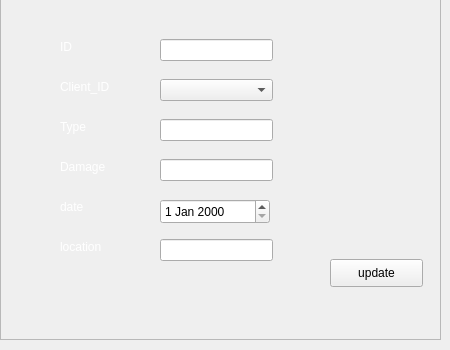
       <widget class="QWidget" name="UpdateAccident">
        <widget class="QFrame" name="frame_3">
         <property name="geometry">
          <rect>
           <x>0</x>
           <y>-1</y>
           <width>441</width>
           <height>341</height>
          </rect>
         </property>
         <property name="styleSheet">
          <string notr="true"/>
         </property>
         <property name="frameShape">
          <enum>QFrame::StyledPanel</enum>
         </property>
         <property name="frameShadow">
          <enum>QFrame::Raised</enum>
         </property>
         <widget class="QLabel" name="AccidentUpdateIDline">
          <property name="geometry">
           <rect>
            <x>60</x>
            <y>40</y>
            <width>56</width>
            <height>16</height>
           </rect>
          </property>
          <property name="styleSheet">
           <string notr="true">
									   QLabel{
									   color:white
									   }
								   </string>
          </property>
          <property name="text">
           <string>ID</string>
          </property>
         </widget>
         <widget class="QLabel" name="AccidentUpdateClientIDline">
          <property name="geometry">
           <rect>
            <x>60</x>
            <y>80</y>
            <width>56</width>
            <height>16</height>
           </rect>
          </property>
          <property name="styleSheet">
           <string notr="true">
									   QLabel{
									   color:white
									   }
								   </string>
          </property>
          <property name="text">
           <string>Client_ID</string>
          </property>
         </widget>
         <widget class="QLabel" name="AccidentUpdateTypeline">
          <property name="geometry">
           <rect>
            <x>60</x>
            <y>120</y>
            <width>56</width>
            <height>16</height>
           </rect>
          </property>
          <property name="styleSheet">
           <string notr="true">
									   QLabel{
									   color:white
									   }
								   </string>
          </property>
          <property name="text">
           <string>Type</string>
          </property>
         </widget>
         <widget class="QLabel" name="AccidentUpdateDamageline">
          <property name="geometry">
           <rect>
            <x>60</x>
            <y>160</y>
            <width>56</width>
            <height>16</height>
           </rect>
          </property>
          <property name="styleSheet">
           <string notr="true">
									   QLabel{
									   color:white
									   }
								   </string>
          </property>
          <property name="text">
           <string>Damage</string>
          </property>
         </widget>
         <widget class="QLabel" name="AccidentUpdateDateline">
          <property name="geometry">
           <rect>
            <x>60</x>
            <y>200</y>
            <width>56</width>
            <height>16</height>
           </rect>
          </property>
          <property name="styleSheet">
           <string notr="true">
									   QLabel{
									   color:white
									   }
								   </string>
          </property>
          <property name="text">
           <string>date</string>
          </property>
         </widget>
         <widget class="QLabel" name="AccidentUpdateLocationline">
          <property name="geometry">
           <rect>
            <x>60</x>
            <y>240</y>
            <width>56</width>
            <height>16</height>
           </rect>
          </property>
          <property name="styleSheet">
           <string notr="true">
									   QLabel{
									   color:white
									   }
								   </string>
          </property>
          <property name="text">
           <string>location</string>
          </property>
         </widget>
         <widget class="QLineEdit" name="AccidentUpdateID">
          <property name="geometry">
           <rect>
            <x>160</x>
            <y>40</y>
            <width>113</width>
            <height>22</height>
           </rect>
          </property>
         </widget>
         <widget class="QLineEdit" name="AccidentUpdateType">
          <property name="geometry">
           <rect>
            <x>160</x>
            <y>120</y>
            <width>113</width>
            <height>22</height>
           </rect>
          </property>
         </widget>
         <widget class="QLineEdit" name="AccidentUpdateDamage">
          <property name="geometry">
           <rect>
            <x>160</x>
            <y>160</y>
            <width>113</width>
            <height>22</height>
           </rect>
          </property>
         </widget>
         <widget class="QLineEdit" name="AccidentUpdateLocation">
          <property name="geometry">
           <rect>
            <x>160</x>
            <y>240</y>
            <width>113</width>
            <height>22</height>
           </rect>
          </property>
         </widget>
         <widget class="QPushButton" name="AccidentUpdate">
          <property name="geometry">
           <rect>
            <x>330</x>
            <y>260</y>
            <width>93</width>
            <height>28</height>
           </rect>
          </property>
          <property name="text">
           <string>update</string>
          </property>
         </widget>
         <widget class="QComboBox" name="AccidentUpdateClientID">
          <property name="geometry">
           <rect>
            <x>160</x>
            <y>80</y>
            <width>113</width>
            <height>22</height>
           </rect>
          </property>
         </widget>
         <widget class="QDateEdit" name="AccidentUpdateDate">
          <property name="geometry">
           <rect>
            <x>160</x>
            <y>200</y>
            <width>110</width>
            <height>25</height>
           </rect>
          </property>
         </widget>
        </widget>
       </widget>
